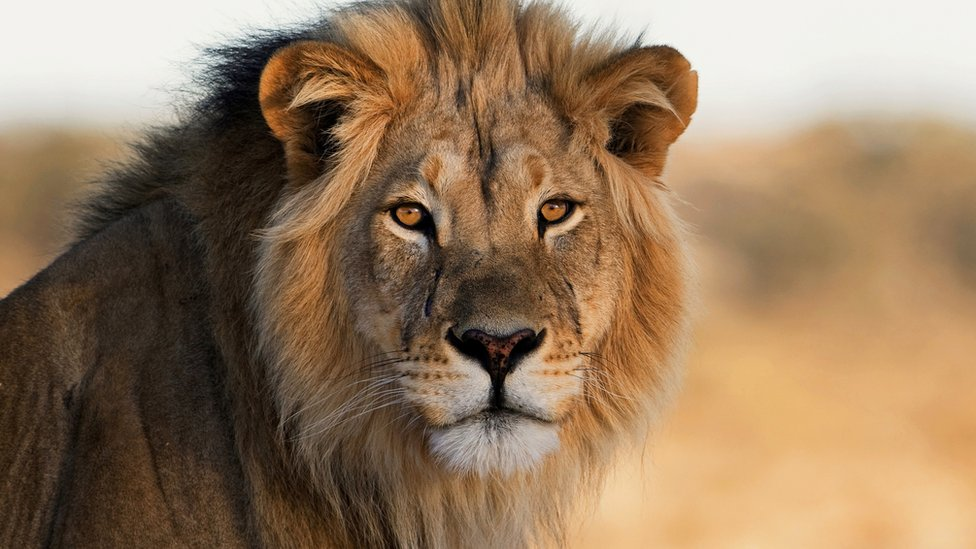
#> input picture hw1/lion.jpg, 976 x 549 px
$ jupyter execute hw1.ipynb
#> lines starting #> are read from the running program, lines starting #| are printed output that depends on the picture
# 載入套件

[cell 1]
import cv2
import numpy as np
import matplotlib.pyplot as plt
from PIL import Image
import os

# 影像處理

[cell 2]
def show_img(image_path, kernel):
    img = cv2.imread(image_path)
    dst = cv2.filter2D(img, -1, kernel)
    stack = cv2.cvtColor(dst, cv2.COLOR_BGR2RGB)
    plt.imshow(stack)

[cell 3]
kernel_sharp = np.array((
        [0,-1,0],
        [-1,5,-1],
        [0,-1,0]), dtype="float32")

[cell 4]
kernel_emboss = np.array((
        [-2,-1,0],
        [-1,1,1],
        [0,1,2]), dtype="float32")

[cell 5]
kernel_laplacian = np.array((
        [0,1,0],
        [1,-4,1],
        [0,1,0]), dtype="float32")

# 顯示圖片

## 原圖片

[cell 6]
Image.open('lion.jpg')

[cell 7]
try:
    os.mkdir("image/")
except:
    pass

## sharpen

[cell 8]
show_img('lion.jpg', kernel_sharp)
plt.title("sharpen")
plt.axis('off')
plt.savefig("image/sharp.png")

## emboss

[cell 9]
show_img('lion.jpg', kernel_emboss)
#> call 2 of show_img, with image_path = 'lion.jpg', kernel = array of shape (3, 3)
#> in show_img (call 2), `dst = cv2.filter2D(img, -1, kernel)`:
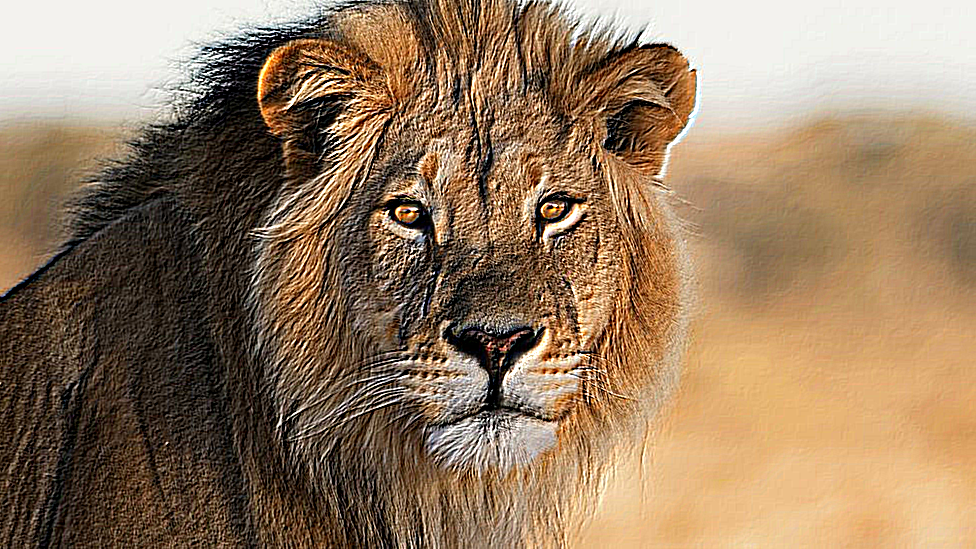
#> dst: shape (549, 976, 3); mean B, G, R 96.3, 123, 148.9
plt.title('emboss')
plt.axis('off')
plt.savefig('image/emboss.png')

## laplacian

[cell 10]
show_img('lion.jpg', kernel_laplacian)
#> call 3 of show_img, with image_path = 'lion.jpg', kernel = array of shape (3, 3)
#> in show_img (call 3), `dst = cv2.filter2D(img, -1, kernel)`:
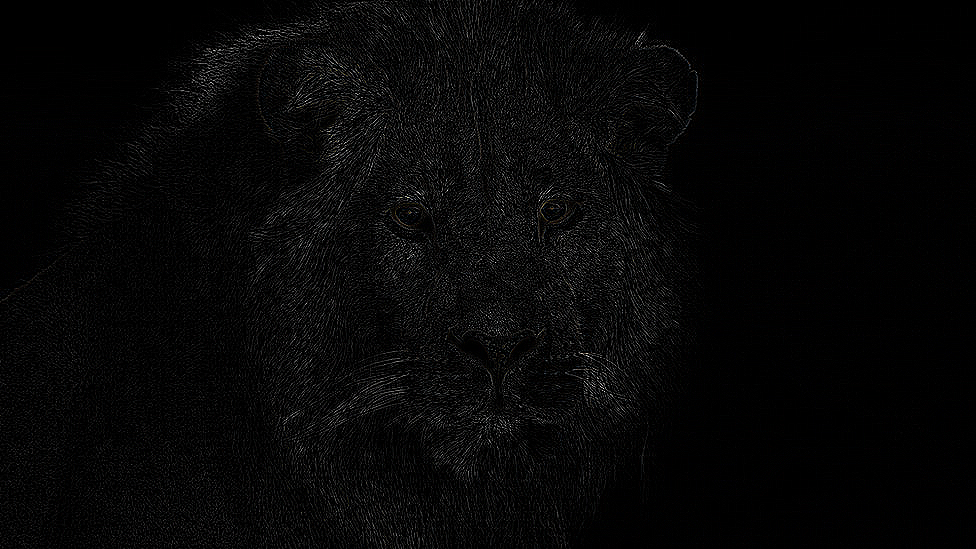
#> dst: shape (549, 976, 3); mean B, G, R 7, 6.9, 6.9
